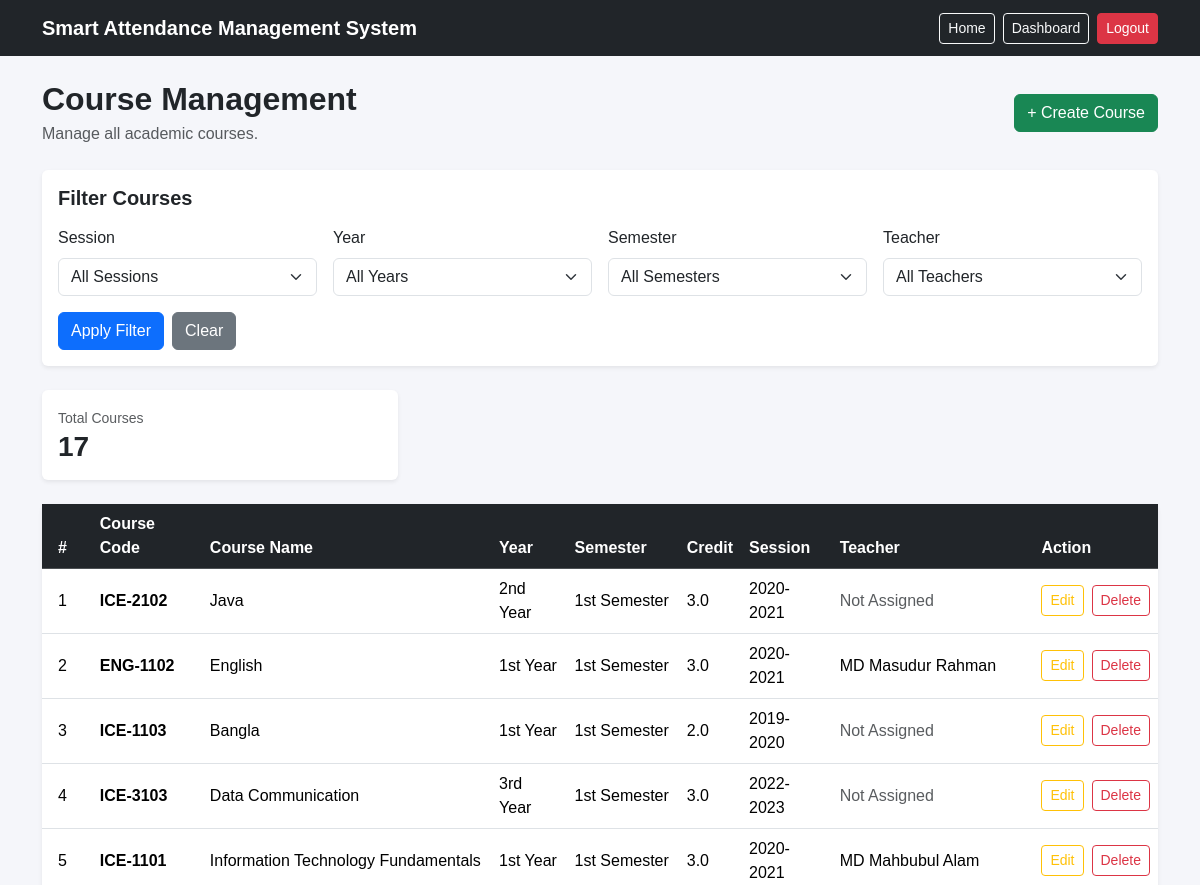
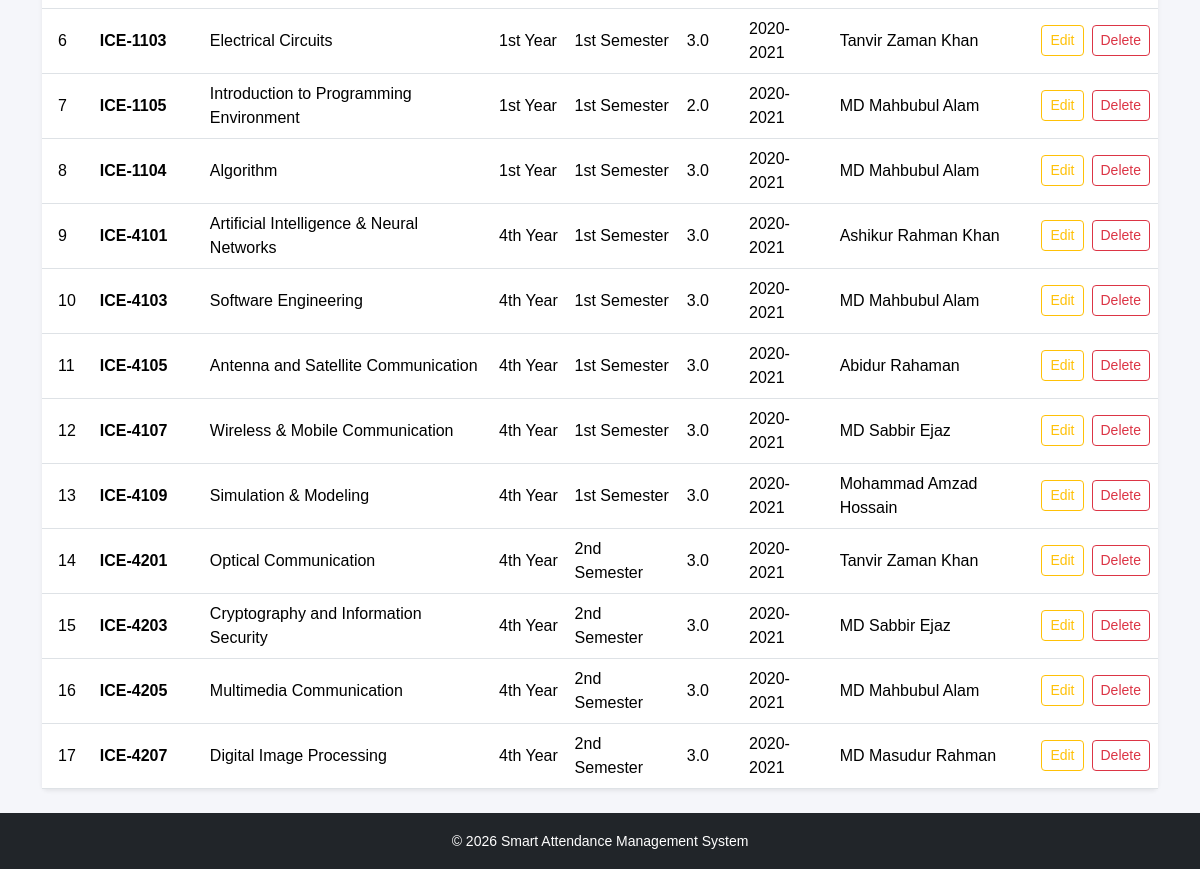
/admin-dashboard/courses/management/ (signed in), run on the app's committed database (2 pictures, top to bottom).
### core/models.py (models this page shows, shortened)
class Course(models.Model):
    YEAR_CHOICES = (
        ("1st", "1st Year"),
        ("2nd", "2nd Year"),
        ("3rd", "3rd Year"),
        ("4th", "4th Year"),
    )
    SEMESTER_CHOICES = (
        ("1st", "1st Semester"),
        ("2nd", "2nd Semester"),
    )
    course_code = models.CharField(
        max_length=20
    )
    course_name = models.CharField(
        max_length=200
    )
    year = models.CharField(
        max_length=10,
        choices=YEAR_CHOICES,
        null=True,
        blank=True,
    )
    semester = models.CharField(
        max_length=10,
        choices=SEMESTER_CHOICES,
        null=True,
        blank=True,
    )
    credit = models.DecimalField(
        max_digits=3,
        decimal_places=1
    )
    session = models.ForeignKey(
        "Session",
        on_delete=models.CASCADE,
        related_name="courses"
    )
    teacher = models.ForeignKey(
        User,
        on_delete=models.SET_NULL,
        null=True,
        blank=True,
        related_name="teaching_courses"
    )
    created_at = models.DateTimeField(
        auto_now_add=True
    )
    class Meta:
        constraints = [
            models.UniqueConstraint(
                fields=["session", "course_code"],
                name="unique_course_code_per_session"
            )
        ]

class Session(models.Model):
    year = models.CharField(
        max_length=20
    )
    is_graduated= models.BooleanField(
        default = False
    )
    created_at = models.DateTimeField(
        auto_now_add=True
    )

class User(AbstractUser):
    GENDER_CHOICES =(
        ("male",'Male'),
        ('female','Female'),
        ('other','Other'),
    )
    ROLE_CHOICES =(
        ('admin','Admin'),
        ('teacher','Teacher'),
        ('student','Student'),
    )
    session = models.ForeignKey(
    "Session",
    on_delete=models.SET_NULL,
    null=True,
    blank=True,
    related_name="students"
)
    roll = models.PositiveIntegerField(
        null=True,
        blank=True
    )
    face_image = models.ImageField(
    upload_to="student_faces/",
    blank=True,
    null=True
)
    position = models.ForeignKey(
        "Position",
        on_delete=models.SET_NULL,
        null = True,
        blank=True,
        related_name="teachers"
    )
    email = models.EmailField(
        unique=True
    )
    gender = models.CharField(
        max_length=10,
        choices=GENDER_CHOICES,
        blank=True,
        null=True
    )
    date_of_birth = models.DateField(
        blank=True,
        null = True
    )
    address = models.TextField(
        blank=True,
        null = True
    )
    role = models.CharField(
        max_length=20,
        choices=ROLE_CHOICES,
        default='student'
    )
    profile_image = models.ImageField(
        upload_to="student_profiles/",
        blank=True,
        null=True
    )
    USERNAME_FIELD = 'email'
    REQUIRED_FIELDS=["username"]

### core/views.py (the view)
# urls.py: path("admin-dashboard/courses/management/",views.course_management, name="course_management"),
@login_required
def course_management(request):
    if request.user.role != "admin":
        return redirect("dashboard")
    courses = Course.objects.select_related(
        "session",
        "teacher",
    ).order_by(
        "id"
    )
    session_id = request.GET.get("session")
    year = request.GET.get("year")
    semester = request.GET.get("semester")
    teacher_id = request.GET.get("teacher")
    if session_id :
        courses = courses.filter(session_id=session_id)
    if year:
        courses = courses.filter(year=year)
    if semester:
        courses=courses.filter(semester=semester)
    if teacher_id:
        courses=courses.filter(teacher_id=teacher_id)
    sessions = Session.objects.all().order_by("-year")
    teachers = User.objects.filter(
        role = "teacher"
    ).order_by(
        "first_name",
        "last_name"
    )
    return render(
        request,
        "admin/course_management.html",
        {
            "courses": courses,
            "sessions":sessions,
            "teachers":teachers,
            "year_choices": Course.YEAR_CHOICES,
            "semester_choices": Course.SEMESTER_CHOICES,
            "selected_session": session_id,
            "selected_year": year,
            "selected_semester":semester,
            "selected_teacher": teacher_id,
        }
    )

### core/context_processors.py (called while the page is built)
def notifications(request):
    unread_notifications_count = 0
    if request.user.is_authenticated and request.user.role in ["teacher", "student"]:
        unread_notifications_count = Notification.objects.filter(
            recipient=request.user,
            is_read=False
        ).count()
    return {
        "unread_notifications_count": unread_notifications_count
    }

### core/templates/admin/course_management.html (shortened to what this page needs)
{% extends "index.html" %}
{% block content %}
<div class="container py-4">
    <div class="d-flex justify-content-between align-items-center mb-4">
        <div>
            <h2 class="fw-bold mb-1">
                Course Management
            </h2>
            <p class="text-muted mb-0">
                Manage all academic courses.
            </p>
        </div>
        <a
            href="{% url 'create_course' %}"
            class="btn btn-success"
        >
            + Create Course
        </a>
    </div>
<div class="card border-0 shadow-sm mb-4">
    <div class="card-body">
        <h5 class="fw-bold mb-3">
            Filter Courses
        </h5>
        <form method="GET">
            <div class="row g-3">
                <div class="col-md-3">
                    <label class="form-label">
                        Session
                    </label>
                    <select
                        name="session"
                        class="form-select"
                    >
                        <option value="">
                            All Sessions
                        </option>
                    </select>
                </div>
                <div class="col-md-3">
                    <label class="form-label">
                        Year
                    </label>
                    <select
                        name="year"
                        class="form-select"
                    >
                        <option value="">
                            All Years
                        </option>
                    </select>
                </div>
                <div class="col-md-3">
                    <label class="form-label">
                        Semester
                    </label>
                    <select
                        name="semester"
                        class="form-select"
                    >
                        <option value="">
                            All Semesters
                        </option>
                    </select>
                </div>
                <div class="col-md-3">
                    <label class="form-label">
                        Teacher
                    </label>
                    <select
                        name="teacher"
                        class="form-select"
                    >
                        <option value="">
                            All Teachers
                        </option>
                    </select>
                </div>
            </div>
            <div class="mt-3 d-flex gap-2">
                <button
                    type="submit"
                    class="btn btn-primary"
                >
                    Apply Filter
                </button>
                <a
                    href="{% url 'course_management' %}"
                    class="btn btn-secondary"
                >
                    Clear
                </a>
            </div>
        </form>
    </div>
</div>
    <div class="row mb-4">
        <div class="col-md-4">
            <div class="card border-0 shadow-sm">
                <div class="card-body">
                    <small class="text-muted">
                        Total Courses
                    </small>
                    <h3 class="fw-bold mb-0">
                        {{ courses|length }}
                    </h3>
                </div>
            </div>
        </div>
    </div>
    <div class="card border-0 shadow-sm">
        <div class="card-body p-0">
            <div class="table-responsive">
                <table class="table table-hover align-middle mb-0">
                    <thead class="table-dark">
                        <tr>
                            <th class="px-3">
                                #
                            </th>
                            <th>
                                Course Code
                            </th>
                            <th>
                                Course Name
                            </th>
                            <th>
                                Year
                            </th>
                            <th>
                                Semester
                            </th>
                            <th>
                                Credit
                            </th>
                            <th>
                                Session
                            </th>
                            <th>
                                Teacher
                            </th>
                            <th>
                                Action
                            </th>
                        </tr>
                    </thead>
                    <tbody>
                        {% for course in courses %}
                        <tr>
                            <td class="px-3">
                                {{ forloop.counter }}
                            </td>
                            <td>
                                <span class="fw-semibold">
                                    {{ course.course_code }}
                                </span>
                            </td>
                            <td>
                                {{ course.course_name }}
                            </td>
                            <td>
                                {{ course.get_year_display }}
                            </td>
                            <td>
                                {{ course.get_semester_display }}
                            </td>
                            <td>
                                {{ course.credit }}
                            </td>
                            <td>
                                {{ course.session.year }}
                            </td>
                            <td>
                                {% if course.teacher %}
                                    {{ course.teacher.first_name }}
                                    {{ course.teacher.last_name }}
                                {% else %}
                                    <span class="text-muted">
                                        Not Assigned
                                    </span>
                                {% endif %}
                            </td>
                            <td>
                                <div class="d-flex gap-2">
                                    <a
                                        href="{% url 'edit_course' course.id %}"
                                        class="btn btn-sm btn-outline-warning"
                                    >
                                        Edit
                                    </a>
                                    <a
                                        href="{% url 'delete_course' course.id %}"
                                        class="btn btn-sm btn-outline-danger"
                                    >
                                        Delete
                                    </a>
                                </div>
                            </td>
                        </tr>
                        {% endfor %}
                    </tbody>
                </table>
            </div>
        </div>
    </div>
</div>
{% endblock %}

### core/templates/index.html (style rules this page uses)
html, body { height: 100%; }
body { margin: 0; background-color: #f5f6fa; font-family: Arial, sans-serif; }

### data on the page
Course: course_code "ICE-2102", course_name "Java", year "2nd Year", semester "1st Semester", credit "3.0", session.year "2020-2021", shows "Not Assigned"
Course: course_code "ENG-1102", course_name "English", year "1st Year", semester "1st Semester", credit "3.0", session.year "2020-2021", teacher.first_name "MD Masudur", teacher.last_name "Rahman"
Course: course_code "ICE-1103", course_name "Bangla", year "1st Year", semester "1st Semester", credit "2.0", session.year "2019-2020", shows "Not Assigned"
Course: course_code "ICE-3103", course_name "Data Communication", year "3rd Year", semester "1st Semester", credit "3.0", session.year "2022-2023", shows "Not Assigned"
Course: course_code "ICE-1101", course_name "Information Technology Fundamentals", year "1st Year", semester "1st Semester", credit "3.0", session.year "2020-2021", teacher.first_name "MD Mahbubul", teacher.last_name "Alam"
Course: course_code "ICE-1103", course_name "Electrical Circuits", year "1st Year", semester "1st Semester", credit "3.0", session.year "2020-2021", teacher.first_name "Tanvir Zaman", teacher.last_name "Khan"
Course: course_code "ICE-1105", course_name "Introduction to Programming Environment", year "1st Year", semester "1st Semester", credit "2.0", session.year "2020-2021", teacher.first_name "MD Mahbubul", teacher.last_name "Alam"
Course: course_code "ICE-1104", course_name "Algorithm", year "1st Year", semester "1st Semester", credit "3.0", session.year "2020-2021", teacher.first_name "MD Mahbubul", teacher.last_name "Alam"
Course: course_code "ICE-4101", course_name "Artificial Intelligence & Neural Networks", year "4th Year", semester "1st Semester", credit "3.0", session.year "2020-2021", teacher.first_name "Ashikur Rahman", teacher.last_name "Khan"
Course: course_code "ICE-4103", course_name "Software Engineering", year "4th Year", semester "1st Semester", credit "3.0", session.year "2020-2021", teacher.first_name "MD Mahbubul", teacher.last_name "Alam"
Course: course_code "ICE-4105", course_name "Antenna and Satellite Communication", year "4th Year", semester "1st Semester", credit "3.0", session.year "2020-2021", teacher.first_name "Abidur", teacher.last_name "Rahaman"
Course: course_code "ICE-4107", course_name "Wireless & Mobile Communication", year "4th Year", semester "1st Semester", credit "3.0", session.year "2020-2021", teacher.first_name "MD Sabbir", teacher.last_name "Ejaz"
Course: course_code "ICE-4109", course_name "Simulation & Modeling", year "4th Year", semester "1st Semester", credit "3.0", session.year "2020-2021", teacher.first_name "Mohammad Amzad", teacher.last_name "Hossain"
Course: course_code "ICE-4201", course_name "Optical Communication", year "4th Year", semester "2nd Semester", credit "3.0", session.year "2020-2021", teacher.first_name "Tanvir Zaman", teacher.last_name "Khan"
Course: course_code "ICE-4203", course_name "Cryptography and Information Security", year "4th Year", semester "2nd Semester", credit "3.0", session.year "2020-2021", teacher.first_name "MD Sabbir", teacher.last_name "Ejaz"
Course: course_code "ICE-4205", course_name "Multimedia Communication", year "4th Year", semester "2nd Semester", credit "3.0", session.year "2020-2021", teacher.first_name "MD Mahbubul", teacher.last_name "Alam"
Course: course_code "ICE-4207", course_name "Digital Image Processing", year "4th Year", semester "2nd Semester", credit "3.0", session.year "2020-2021", teacher.first_name "MD Masudur", teacher.last_name "Rahman"

### other printed values
{{ courses|length }} "17"
